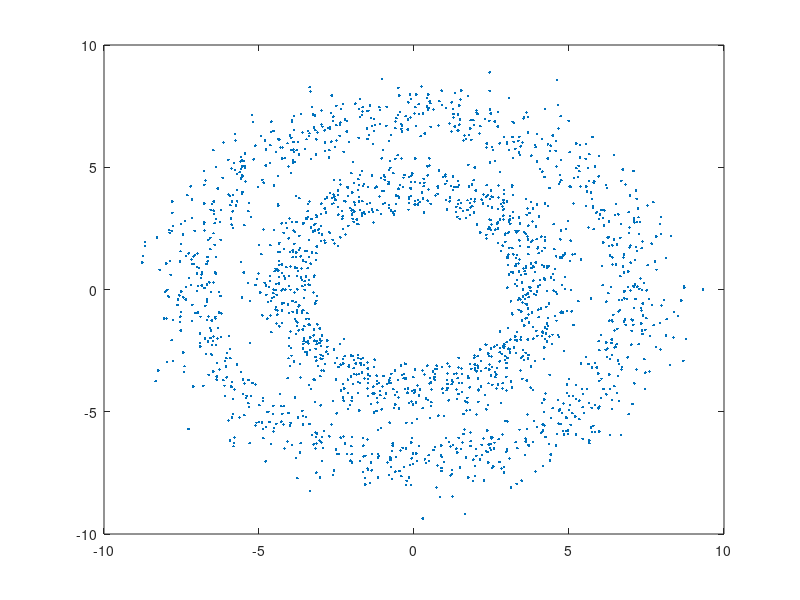
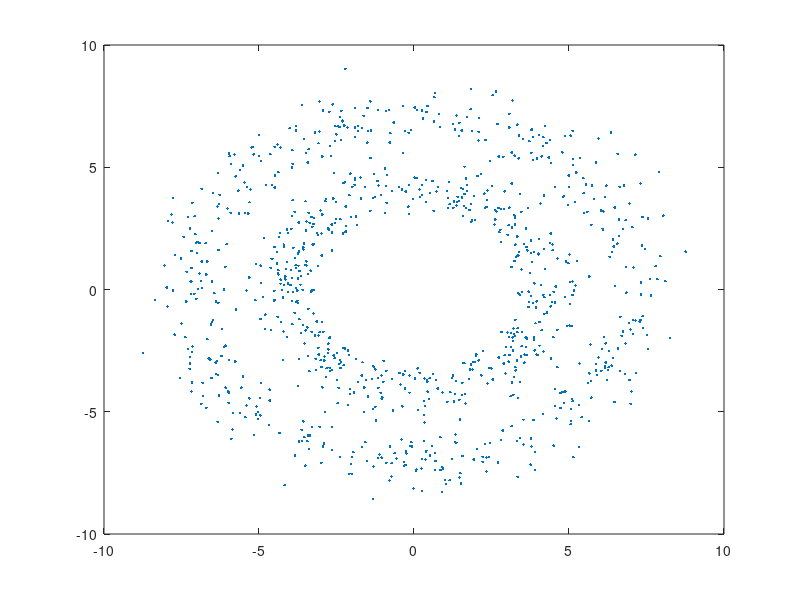

The MATLAB source for these figures, in order:
%E:\OnlineDisk\OneDrive\OneDrive - Neuroinformatics Collaboratory\Github\Pattern Recognition\SVM
clear;clc;close all;
u1=rand(1,1000);
u2=rand(1,1000);
r1=sqrt(-2*log(u1))+3;
r2=sqrt(-2*log(u2))+6;
theta1=2*pi*u2;
theta2=2*pi*u1;
x1=r1.*cos(theta1);
y1=r1.*sin(theta1);
x2=r2.*cos(theta2);
y2=r2.*sin(theta2);
% plot(x1,y1,'.')
% hold on
% plot(x2,y2,'.')
train_data=[[x1',y1'];[x2',y2']];
plot(train_data(:,1),train_data(:,2),'.')
%save .\own_data\train_data.mat train_data
train_label=[-ones(1000,1);ones(1000,1)];
%save .\own_data\train_label.mat train_label
clear;figure;
u1=rand(1,500);
u2=rand(1,500);
r1=sqrt(-2*log(u1))+3;
r2=sqrt(-2*log(u2))+6;
theta1=2*pi*u2;
theta2=2*pi*u1;
x1=r1.*cos(theta1);
y1=r1.*sin(theta1);
x2=r2.*cos(theta2);
y2=r2.*sin(theta2);
% plot(x1,y1,'.')
% hold on
% plot(x2,y2,'.')
test_data=[[x1',y1'];[x2',y2']];
plot(test_data(:,1),test_data(:,2),'.')
%save .\own_data\test_data.mat test_data
test_label=[-ones(500,1);ones(500,1)];
%save .\own_data\test_label.mat test_label
